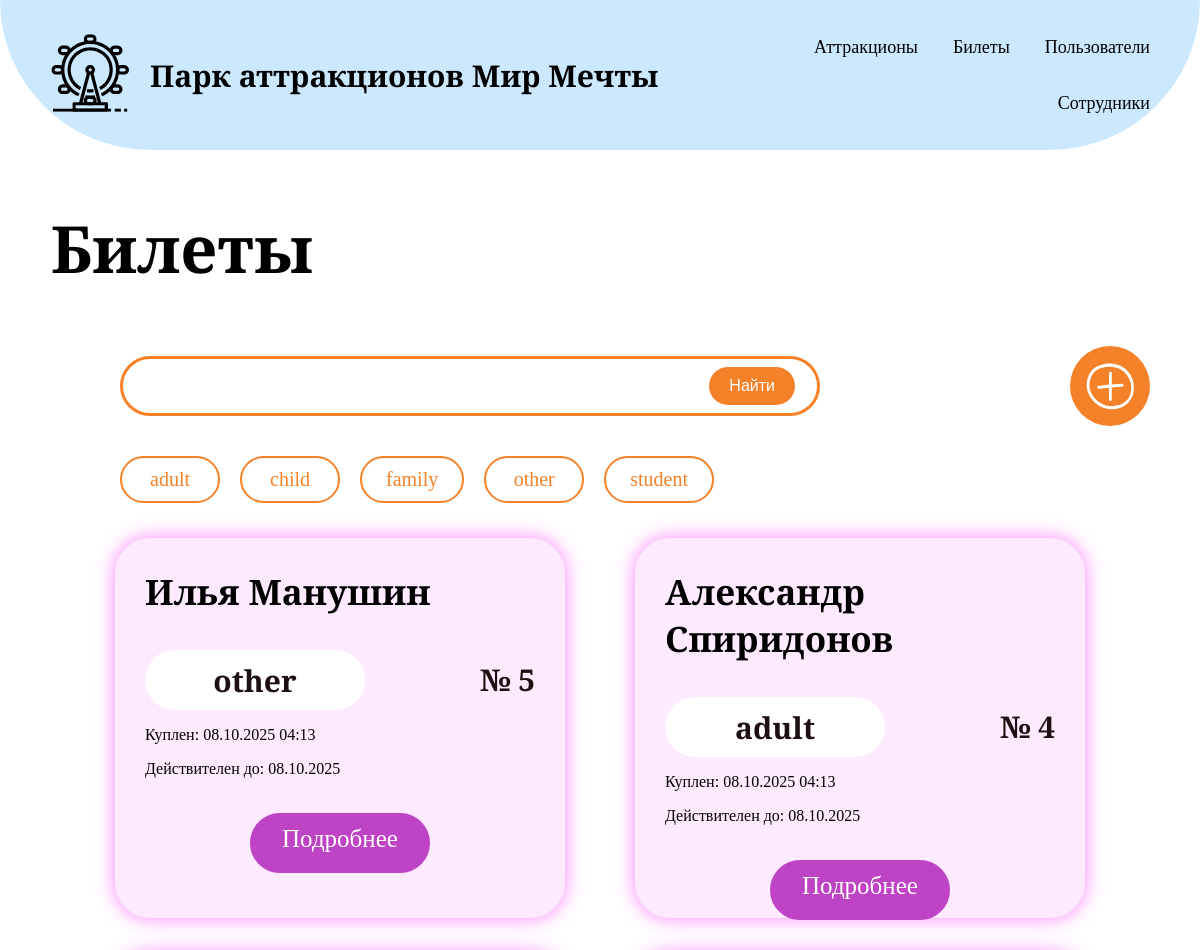
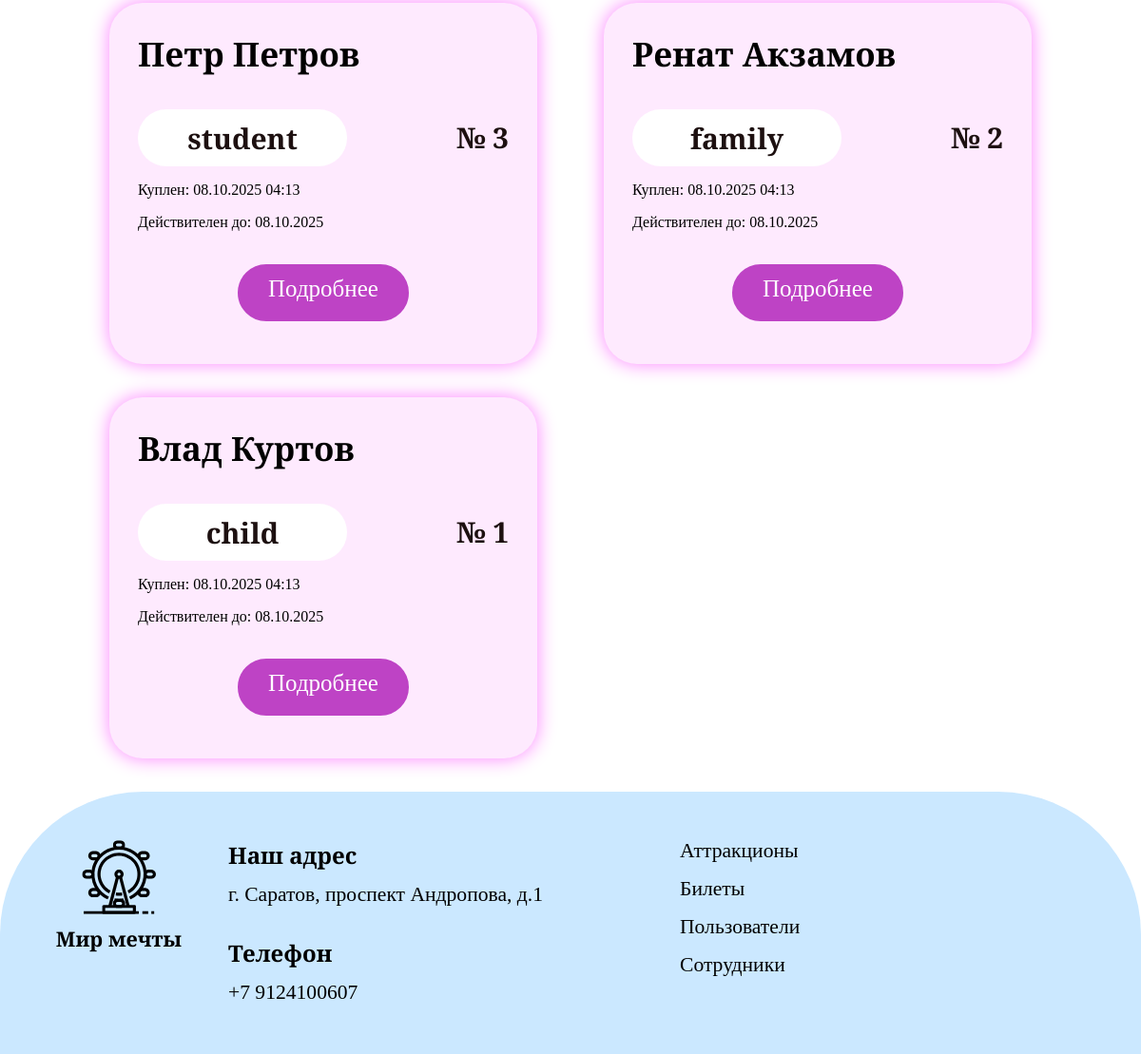
The page /tickets/ on the database its author committed (2 pictures, top to bottom).
### first_app/models.py (models this page shows, shortened)
class TicketTypes(models.Model):
    NAME_CHOICES = [
        ('child', 'Детский'),
        ('adult', 'Взрослый'),
        ('family', 'Семейный'),
        ('student', 'Студенческий'),
        ('other', 'Другое')
    ]
    name = models.CharField('Название', max_length=50, choices=NAME_CHOICES)
    price = models.DecimalField('Цена', max_digits=10, decimal_places=2)
    validity_duration = models.IntegerField('Срок действия (дни)', default=1)
    class Meta:
        verbose_name = "Тип билета"
        verbose_name_plural = "Типы билетов"
        ordering = ["name"]

class Tickets(models.Model):
    user = models.ForeignKey(Users, on_delete=models.CASCADE, verbose_name='Пользователь')
    ticket_type = models.ForeignKey(TicketTypes, on_delete=models.PROTECT, verbose_name='Тип билета')
    purchase_date = models.DateTimeField('Дата и время покупки', default=timezone.now)
    valid_until = models.DateTimeField('Действителен до, null=True, blank=True')
    usage_time = models.DateTimeField('Время использования', null=True, blank=True)
    class Meta:
        verbose_name = "Билет"
        verbose_name_plural = "Билеты"
        ordering = ["-purchase_date"]
        indexes = [
            models.Index(fields=["user", "ticket_type"]),
            models.Index(fields=["valid_until"]),
        ]

class Users(models.Model):
    name = models.CharField(verbose_name='Имя', max_length=20)
    surname = models.CharField('Фамилия', max_length=25)
    birth_date = models.DateField('Дата рождения')
    phone_number = models.CharField('Номер телефона', max_length=20)
    email = models.EmailField('e-mail', max_length=100, unique=True)
    password_hash = models.CharField('Пароль', max_length=255)
    created_at = models.DateTimeField('Дата и время регистрации')
    profile_picture = models.ImageField('Фотография профиля', upload_to='users_photos/', null=True, blank=True)
    class Meta:
        verbose_name = "Пользователь"
        verbose_name_plural = "Пользователи"
        ordering = ["surname", "name"]
        indexes = [
            models.Index(fields=["surname"])
        ]

### first_app/views.py (the view)
# urls.py: path('tickets/', tickets, name='tickets'),
def tickets(request):
    all_tickets = Tickets.objects.select_related('user', 'ticket_type').all().order_by('-purchase_date')
    all_ticket_types = TicketTypes.objects.all()
    context = {
        'tickets_list': all_tickets,
        'ticket_types': all_ticket_types,
    }
    return render(request, 'tickets.html', context)

### first_app/templates/tickets.html (shortened to what this page needs)
{% extends "base.html" %}
{% load static %}
{%block main%}
<div class="container">
    <section class="page-search">
        <h1 class="page-title">Билеты</h1>
        <form class="search" action="/search" method="get">
            <div class="search-container">
                <input class="search-input" type="text" name="query">
                <button type="submit" class="search-button">Найти</button>
            </div>
            <img src="{% static 'images/add.svg' %}" alt="добавить" class="add">
        </form>
        <div class="ticket-filters">
            {% for type in ticket_types %}
            <div class="filter-option">
                <label for="{{ type.name|slugify }}" class="ticket-btn">{{ type.name }}</label>
            </div>
            {% endfor %}
        </div>
    </section>
    <section class="tickets-menu">
        {% for ticket in tickets_list %}
        <div class="ticket-card">
            <h3 class="card-header">{{ ticket.user.name }} {{ ticket.user.surname }}</h3>
            <div class="ticket-info">
               <h3 class="ticket-type">{{ ticket.ticket_type.name }}</h3>
               <h3 class="ticket-id">№ {{ ticket.id }}</h3>
            </div>
            <div class="ticket-dates">
               <p class="date-text">Куплен: {{ ticket.purchase_date|date:"d.m.Y H:i" }}</p>
               {% if ticket.valid_until %}
               <p class="date-text">Действителен до: {{ ticket.valid_until|date:"d.m.Y" }}</p>
               {% else %}
               <p class="date-text">Бессрочный</p>
               {% endif %}
            </div>
            <a href="#" class="details-ticket">
                <div class="details-button">
                    <p class="details-text">Подробнее</p>
                </div>
            </a>
        </div>
        {% endfor %}
    </section>
</div>
{%endblock%}

### first_app/static/css/style.css (style rules this page uses)
* { box-sizing: border-box; }
.container { max-width: 95%; margin: 0 auto; padding: 0 20px; }
a { font-family: "Cormorant Infant", serif; text-decoration: none; color: #000; font-weight: 400; font-size: clamp(1rem, 1.5vw, 1.5rem); transition: color 0.3s ease; white-space: nowrap; }
html, body { font-family: "Cormorant Infant", serif; margin: 0; padding: 0; }
body { display: flex; flex-direction: column; min-height: 100vh; }
.page-title { font-size: 65px; }
.search { display: flex; justify-content: space-between; align-items: center; margin-bottom: 30px; }
.search-container { position: relative; display: inline-block; width: 750px; }
.page-search { margin-bottom: 35px; }
.search-input { color: #F58128; margin: 0 10px 0 70px; padding: 10px 100px 10px 15px; height: 60px; width: 700px; font-size: 25px; border-radius: 50px; border: 3px solid #F58128; outline: none; padding-left: 10px; caret-color: #F58128; box-sizing: border-box; white-space: nowrap; overflow: hidden; text-overflow: ellipsis; }
.search-button { position: absolute; right: 5px; top: 50%; transform: translateY(-50%); background-color: #F58128; color: white; border: none; padding: 10px 20px; border-radius: 50px; cursor: pointer; font-size: 16px; z-index: 2; }
.ticket-filters { display: flex; flex-wrap: wrap; gap: 20px; margin: 15px 0 15px 70px; }
.filter-option { display: inline-block; }
.ticket-btn { display: inline-block; padding: 10px 24px; border: 2px solid #F58128; border-radius: 50px; background: white; color: #F58128; cursor: pointer; font-size: 20px; font-weight: 500; transition: all 0.3s ease; text-align: center; min-width: 100px; }
.add { height: 80px; width: 80px; }
.tickets-menu { flex-wrap: wrap; gap: 0 20px; display: grid; grid-template-columns: repeat(auto-fill, 500px); gap: 0 20px; justify-content: center; align-items: flex-start; }
.ticket-card { background-color: #FEEAFE; border-radius: 35px; height: 380px; width: 450px; padding: 30px; margin: 0px auto 35px auto; box-shadow: 0 0 20px #FC84FF; }
.card-header { font-size: 35px; margin: 0 0 35px 0; }
.ticket-info { display: flex; justify-content: space-between; align-items: center; margin: 15px 0; }
.ticket-type { height: 60px; width: 220px; padding: 10px 0; background-color: #fff; border-radius: 50px; font-size: 30px; text-align: center; color: #1d1010; margin: 0; }
.ticket-id { font-size: 30px; font-weight: 700; color: #1d1010; margin: 0; }
.details-button { height: 60px; width: 180px; font-size: 25px; text-align: center; background: #BE43C5; border: 2px solid #BE43C5; color: #ffffff; padding: 10px 15px; border-radius: 50px; cursor: pointer; transition: all 0.3s ease; display: block; margin: 35px auto 0; }
.details-text { margin: 0; }

### rows shown on the page
TicketTypes: name "adult"
TicketTypes: name "child"
TicketTypes: name "family"
TicketTypes: name "other"
TicketTypes: name "student"
Tickets: user.name "Илья", user.surname "Манушин", ticket_type.name "other", id "5", purchase_date "08.10.2025 04:13", valid_until "08.10.2025"
Tickets: user.name "Александр", user.surname "Спиридонов", ticket_type.name "adult", id "4", purchase_date "08.10.2025 04:13", valid_until "08.10.2025"
Tickets: user.name "Петр", user.surname "Петров", ticket_type.name "student", id "3", purchase_date "08.10.2025 04:13", valid_until "08.10.2025"
Tickets: user.name "Ренат", user.surname "Акзамов", ticket_type.name "family", id "2", purchase_date "08.10.2025 04:13", valid_until "08.10.2025"
Tickets: user.name "Влад", user.surname "Куртов", ticket_type.name "child", id "1", purchase_date "08.10.2025 04:13", valid_until "08.10.2025"
